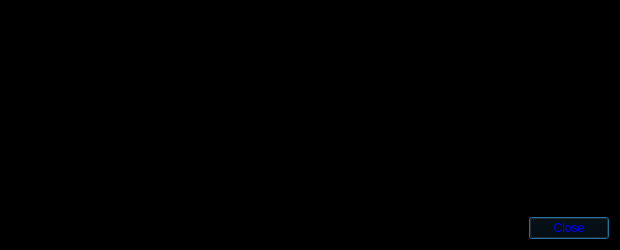
<?xml version="1.0" encoding="UTF-8"?>
<ui version="4.0">
 <class>TransactionDescDialog</class>
 <widget class="QDialog" name="TransactionDescDialog">
  <property name="geometry">
   <rect>
    <x>0</x>
    <y>0</y>
    <width>620</width>
    <height>250</height>
   </rect>
  </property>
  <property name="windowTitle">
   <string>Transaction details</string>
  </property>
  <property name="styleSheet">
   <string notr="true">background-color: rgb(0, 0, 0);
color:blue;</string>
  </property>
  <layout class="QVBoxLayout" name="verticalLayout">
   <item>
    <widget class="QTextEdit" name="detailText">
     <property name="palette">
      <palette>
       <active>
        <colorrole role="WindowText">
         <brush brushstyle="SolidPattern">
          <color alpha="255">
           <red>0</red>
           <green>0</green>
           <blue>255</blue>
          </color>
         </brush>
        </colorrole>
        <colorrole role="Button">
         <brush brushstyle="SolidPattern">
          <color alpha="255">
           <red>0</red>
           <green>0</green>
           <blue>0</blue>
          </color>
         </brush>
        </colorrole>
        <colorrole role="Dark">
         <brush brushstyle="SolidPattern">
          <color alpha="255">
           <red>202</red>
           <green>117</green>
           <blue>19</blue>
          </color>
         </brush>
        </colorrole>
        <colorrole role="Mid">
         <brush brushstyle="SolidPattern">
          <color alpha="255">
           <red>202</red>
           <green>117</green>
           <blue>19</blue>
          </color>
         </brush>
        </colorrole>
        <colorrole role="Text">
         <brush brushstyle="SolidPattern">
          <color alpha="255">
           <red>0</red>
           <green>0</green>
           <blue>255</blue>
          </color>
         </brush>
        </colorrole>
        <colorrole role="ButtonText">
         <brush brushstyle="SolidPattern">
          <color alpha="255">
           <red>0</red>
           <green>0</green>
           <blue>255</blue>
          </color>
         </brush>
        </colorrole>
        <colorrole role="Base">
         <brush brushstyle="SolidPattern">
          <color alpha="255">
           <red>0</red>
           <green>0</green>
           <blue>0</blue>
          </color>
         </brush>
        </colorrole>
        <colorrole role="Window">
         <brush brushstyle="SolidPattern">
          <color alpha="255">
           <red>0</red>
           <green>0</green>
           <blue>0</blue>
          </color>
         </brush>
        </colorrole>
        <colorrole role="Shadow">
         <brush brushstyle="SolidPattern">
          <color alpha="255">
           <red>202</red>
           <green>117</green>
           <blue>19</blue>
          </color>
         </brush>
        </colorrole>
        <colorrole role="ToolTipBase">
         <brush brushstyle="SolidPattern">
          <color alpha="255">
           <red>202</red>
           <green>117</green>
           <blue>19</blue>
          </color>
         </brush>
        </colorrole>
        <colorrole role="ToolTipText">
         <brush brushstyle="SolidPattern">
          <color alpha="255">
           <red>202</red>
           <green>117</green>
           <blue>19</blue>
          </color>
         </brush>
        </colorrole>
       </active>
       <inactive>
        <colorrole role="WindowText">
         <brush brushstyle="SolidPattern">
          <color alpha="255">
           <red>0</red>
           <green>0</green>
           <blue>255</blue>
          </color>
         </brush>
        </colorrole>
        <colorrole role="Button">
         <brush brushstyle="SolidPattern">
          <color alpha="255">
           <red>0</red>
           <green>0</green>
           <blue>0</blue>
          </color>
         </brush>
        </colorrole>
        <colorrole role="Dark">
         <brush brushstyle="SolidPattern">
          <color alpha="255">
           <red>202</red>
           <green>117</green>
           <blue>19</blue>
          </color>
         </brush>
        </colorrole>
        <colorrole role="Mid">
         <brush brushstyle="SolidPattern">
          <color alpha="255">
           <red>202</red>
           <green>117</green>
           <blue>19</blue>
          </color>
         </brush>
        </colorrole>
        <colorrole role="Text">
         <brush brushstyle="SolidPattern">
          <color alpha="255">
           <red>0</red>
           <green>0</green>
           <blue>255</blue>
          </color>
         </brush>
        </colorrole>
        <colorrole role="ButtonText">
         <brush brushstyle="SolidPattern">
          <color alpha="255">
           <red>0</red>
           <green>0</green>
           <blue>255</blue>
          </color>
         </brush>
        </colorrole>
        <colorrole role="Base">
         <brush brushstyle="SolidPattern">
          <color alpha="255">
           <red>0</red>
           <green>0</green>
           <blue>0</blue>
          </color>
         </brush>
        </colorrole>
        <colorrole role="Window">
         <brush brushstyle="SolidPattern">
          <color alpha="255">
           <red>0</red>
           <green>0</green>
           <blue>0</blue>
          </color>
         </brush>
        </colorrole>
        <colorrole role="Shadow">
         <brush brushstyle="SolidPattern">
          <color alpha="255">
           <red>202</red>
           <green>117</green>
           <blue>19</blue>
          </color>
         </brush>
        </colorrole>
        <colorrole role="ToolTipBase">
         <brush brushstyle="SolidPattern">
          <color alpha="255">
           <red>202</red>
           <green>117</green>
           <blue>19</blue>
          </color>
         </brush>
        </colorrole>
        <colorrole role="ToolTipText">
         <brush brushstyle="SolidPattern">
          <color alpha="255">
           <red>202</red>
           <green>117</green>
           <blue>19</blue>
          </color>
         </brush>
        </colorrole>
       </inactive>
       <disabled>
        <colorrole role="WindowText">
         <brush brushstyle="SolidPattern">
          <color alpha="255">
           <red>0</red>
           <green>0</green>
           <blue>255</blue>
          </color>
         </brush>
        </colorrole>
        <colorrole role="Button">
         <brush brushstyle="SolidPattern">
          <color alpha="255">
           <red>0</red>
           <green>0</green>
           <blue>0</blue>
          </color>
         </brush>
        </colorrole>
        <colorrole role="Dark">
         <brush brushstyle="SolidPattern">
          <color alpha="255">
           <red>202</red>
           <green>117</green>
           <blue>19</blue>
          </color>
         </brush>
        </colorrole>
        <colorrole role="Mid">
         <brush brushstyle="SolidPattern">
          <color alpha="255">
           <red>202</red>
           <green>117</green>
           <blue>19</blue>
          </color>
         </brush>
        </colorrole>
        <colorrole role="Text">
         <brush brushstyle="SolidPattern">
          <color alpha="255">
           <red>0</red>
           <green>0</green>
           <blue>255</blue>
          </color>
         </brush>
        </colorrole>
        <colorrole role="ButtonText">
         <brush brushstyle="SolidPattern">
          <color alpha="255">
           <red>0</red>
           <green>0</green>
           <blue>255</blue>
          </color>
         </brush>
        </colorrole>
        <colorrole role="Base">
         <brush brushstyle="SolidPattern">
          <color alpha="255">
           <red>0</red>
           <green>0</green>
           <blue>0</blue>
          </color>
         </brush>
        </colorrole>
        <colorrole role="Window">
         <brush brushstyle="SolidPattern">
          <color alpha="255">
           <red>0</red>
           <green>0</green>
           <blue>0</blue>
          </color>
         </brush>
        </colorrole>
        <colorrole role="Shadow">
         <brush brushstyle="SolidPattern">
          <color alpha="255">
           <red>202</red>
           <green>117</green>
           <blue>19</blue>
          </color>
         </brush>
        </colorrole>
        <colorrole role="ToolTipBase">
         <brush brushstyle="SolidPattern">
          <color alpha="255">
           <red>202</red>
           <green>117</green>
           <blue>19</blue>
          </color>
         </brush>
        </colorrole>
        <colorrole role="ToolTipText">
         <brush brushstyle="SolidPattern">
          <color alpha="255">
           <red>202</red>
           <green>117</green>
           <blue>19</blue>
          </color>
         </brush>
        </colorrole>
       </disabled>
      </palette>
     </property>
     <property name="toolTip">
      <string>This pane shows a detailed description of the transaction</string>
     </property>
     <property name="readOnly">
      <bool>true</bool>
     </property>
    </widget>
   </item>
   <item>
    <widget class="QDialogButtonBox" name="buttonBox">
     <property name="palette">
      <palette>
       <active>
        <colorrole role="WindowText">
         <brush brushstyle="SolidPattern">
          <color alpha="255">
           <red>0</red>
           <green>0</green>
           <blue>255</blue>
          </color>
         </brush>
        </colorrole>
        <colorrole role="Button">
         <brush brushstyle="SolidPattern">
          <color alpha="255">
           <red>0</red>
           <green>0</green>
           <blue>0</blue>
          </color>
         </brush>
        </colorrole>
        <colorrole role="Midlight">
         <brush brushstyle="SolidPattern">
          <color alpha="255">
           <red>255</red>
           <green>255</green>
           <blue>255</blue>
          </color>
         </brush>
        </colorrole>
        <colorrole role="Dark">
         <brush brushstyle="SolidPattern">
          <color alpha="255">
           <red>255</red>
           <green>255</green>
           <blue>255</blue>
          </color>
         </brush>
        </colorrole>
        <colorrole role="Mid">
         <brush brushstyle="SolidPattern">
          <color alpha="255">
           <red>255</red>
           <green>255</green>
           <blue>255</blue>
          </color>
         </brush>
        </colorrole>
        <colorrole role="Text">
         <brush brushstyle="SolidPattern">
          <color alpha="255">
           <red>0</red>
           <green>0</green>
           <blue>255</blue>
          </color>
         </brush>
        </colorrole>
        <colorrole role="ButtonText">
         <brush brushstyle="SolidPattern">
          <color alpha="255">
           <red>0</red>
           <green>0</green>
           <blue>255</blue>
          </color>
         </brush>
        </colorrole>
        <colorrole role="Base">
         <brush brushstyle="SolidPattern">
          <color alpha="255">
           <red>0</red>
           <green>0</green>
           <blue>0</blue>
          </color>
         </brush>
        </colorrole>
        <colorrole role="Window">
         <brush brushstyle="SolidPattern">
          <color alpha="255">
           <red>0</red>
           <green>0</green>
           <blue>0</blue>
          </color>
         </brush>
        </colorrole>
        <colorrole role="Shadow">
         <brush brushstyle="SolidPattern">
          <color alpha="255">
           <red>255</red>
           <green>255</green>
           <blue>255</blue>
          </color>
         </brush>
        </colorrole>
        <colorrole role="Highlight">
         <brush brushstyle="SolidPattern">
          <color alpha="255">
           <red>170</red>
           <green>0</green>
           <blue>0</blue>
          </color>
         </brush>
        </colorrole>
        <colorrole role="ToolTipText">
         <brush brushstyle="SolidPattern">
          <color alpha="255">
           <red>255</red>
           <green>255</green>
           <blue>255</blue>
          </color>
         </brush>
        </colorrole>
       </active>
       <inactive>
        <colorrole role="WindowText">
         <brush brushstyle="SolidPattern">
          <color alpha="255">
           <red>0</red>
           <green>0</green>
           <blue>255</blue>
          </color>
         </brush>
        </colorrole>
        <colorrole role="Button">
         <brush brushstyle="SolidPattern">
          <color alpha="255">
           <red>0</red>
           <green>0</green>
           <blue>0</blue>
          </color>
         </brush>
        </colorrole>
        <colorrole role="Midlight">
         <brush brushstyle="SolidPattern">
          <color alpha="255">
           <red>255</red>
           <green>255</green>
           <blue>255</blue>
          </color>
         </brush>
        </colorrole>
        <colorrole role="Dark">
         <brush brushstyle="SolidPattern">
          <color alpha="255">
           <red>255</red>
           <green>255</green>
           <blue>255</blue>
          </color>
         </brush>
        </colorrole>
        <colorrole role="Mid">
         <brush brushstyle="SolidPattern">
          <color alpha="255">
           <red>255</red>
           <green>255</green>
           <blue>255</blue>
          </color>
         </brush>
        </colorrole>
        <colorrole role="Text">
         <brush brushstyle="SolidPattern">
          <color alpha="255">
           <red>0</red>
           <green>0</green>
           <blue>255</blue>
          </color>
         </brush>
        </colorrole>
        <colorrole role="ButtonText">
         <brush brushstyle="SolidPattern">
          <color alpha="255">
           <red>0</red>
           <green>0</green>
           <blue>255</blue>
          </color>
         </brush>
        </colorrole>
        <colorrole role="Base">
         <brush brushstyle="SolidPattern">
          <color alpha="255">
           <red>0</red>
           <green>0</green>
           <blue>0</blue>
          </color>
         </brush>
        </colorrole>
        <colorrole role="Window">
         <brush brushstyle="SolidPattern">
          <color alpha="255">
           <red>0</red>
           <green>0</green>
           <blue>0</blue>
          </color>
         </brush>
        </colorrole>
        <colorrole role="Shadow">
         <brush brushstyle="SolidPattern">
          <color alpha="255">
           <red>255</red>
           <green>255</green>
           <blue>255</blue>
          </color>
         </brush>
        </colorrole>
        <colorrole role="Highlight">
         <brush brushstyle="SolidPattern">
          <color alpha="255">
           <red>170</red>
           <green>0</green>
           <blue>0</blue>
          </color>
         </brush>
        </colorrole>
        <colorrole role="ToolTipText">
         <brush brushstyle="SolidPattern">
          <color alpha="255">
           <red>255</red>
           <green>255</green>
           <blue>255</blue>
          </color>
         </brush>
        </colorrole>
       </inactive>
       <disabled>
        <colorrole role="WindowText">
         <brush brushstyle="SolidPattern">
          <color alpha="255">
           <red>0</red>
           <green>0</green>
           <blue>255</blue>
          </color>
         </brush>
        </colorrole>
        <colorrole role="Button">
         <brush brushstyle="SolidPattern">
          <color alpha="255">
           <red>0</red>
           <green>0</green>
           <blue>0</blue>
          </color>
         </brush>
        </colorrole>
        <colorrole role="Midlight">
         <brush brushstyle="SolidPattern">
          <color alpha="255">
           <red>255</red>
           <green>255</green>
           <blue>255</blue>
          </color>
         </brush>
        </colorrole>
        <colorrole role="Dark">
         <brush brushstyle="SolidPattern">
          <color alpha="255">
           <red>255</red>
           <green>255</green>
           <blue>255</blue>
          </color>
         </brush>
        </colorrole>
        <colorrole role="Mid">
         <brush brushstyle="SolidPattern">
          <color alpha="255">
           <red>255</red>
           <green>255</green>
           <blue>255</blue>
          </color>
         </brush>
        </colorrole>
        <colorrole role="Text">
         <brush brushstyle="SolidPattern">
          <color alpha="255">
           <red>0</red>
           <green>0</green>
           <blue>255</blue>
          </color>
         </brush>
        </colorrole>
        <colorrole role="ButtonText">
         <brush brushstyle="SolidPattern">
          <color alpha="255">
           <red>0</red>
           <green>0</green>
           <blue>255</blue>
          </color>
         </brush>
        </colorrole>
        <colorrole role="Base">
         <brush brushstyle="SolidPattern">
          <color alpha="255">
           <red>0</red>
           <green>0</green>
           <blue>0</blue>
          </color>
         </brush>
        </colorrole>
        <colorrole role="Window">
         <brush brushstyle="SolidPattern">
          <color alpha="255">
           <red>0</red>
           <green>0</green>
           <blue>0</blue>
          </color>
         </brush>
        </colorrole>
        <colorrole role="Shadow">
         <brush brushstyle="SolidPattern">
          <color alpha="255">
           <red>255</red>
           <green>255</green>
           <blue>255</blue>
          </color>
         </brush>
        </colorrole>
        <colorrole role="Highlight">
         <brush brushstyle="SolidPattern">
          <color alpha="255">
           <red>195</red>
           <green>195</green>
           <blue>195</blue>
          </color>
         </brush>
        </colorrole>
        <colorrole role="ToolTipText">
         <brush brushstyle="SolidPattern">
          <color alpha="255">
           <red>255</red>
           <green>255</green>
           <blue>255</blue>
          </color>
         </brush>
        </colorrole>
       </disabled>
      </palette>
     </property>
     <property name="orientation">
      <enum>Qt::Horizontal</enum>
     </property>
     <property name="standardButtons">
      <set>QDialogButtonBox::Close</set>
     </property>
    </widget>
   </item>
  </layout>
 </widget>
 <resources/>
 <connections>
  <connection>
   <sender>buttonBox</sender>
   <signal>accepted()</signal>
   <receiver>TransactionDescDialog</receiver>
   <slot>accept()</slot>
   <hints>
    <hint type="sourcelabel">
     <x>248</x>
     <y>254</y>
    </hint>
    <hint type="destinationlabel">
     <x>157</x>
     <y>274</y>
    </hint>
   </hints>
  </connection>
  <connection>
   <sender>buttonBox</sender>
   <signal>rejected()</signal>
   <receiver>TransactionDescDialog</receiver>
   <slot>reject()</slot>
   <hints>
    <hint type="sourcelabel">
     <x>316</x>
     <y>260</y>
    </hint>
    <hint type="destinationlabel">
     <x>286</x>
     <y>274</y>
    </hint>
   </hints>
  </connection>
 </connections>
</ui>
